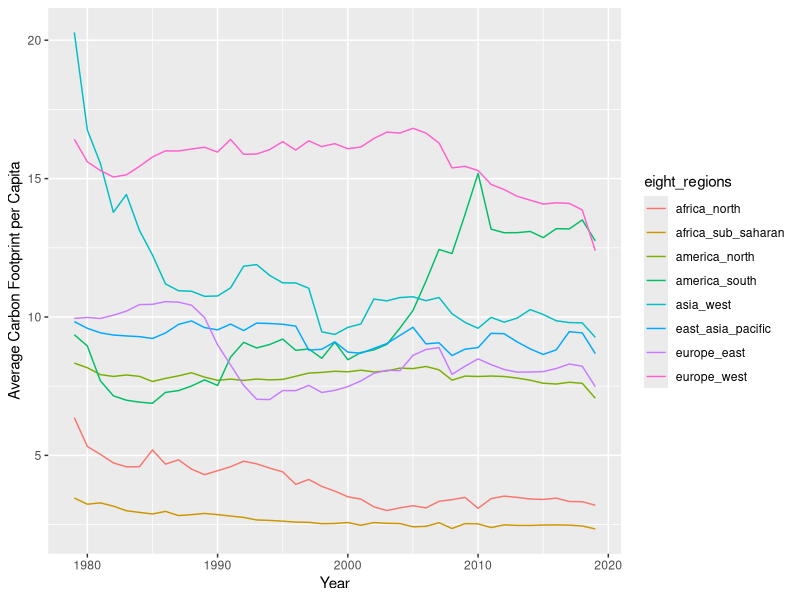
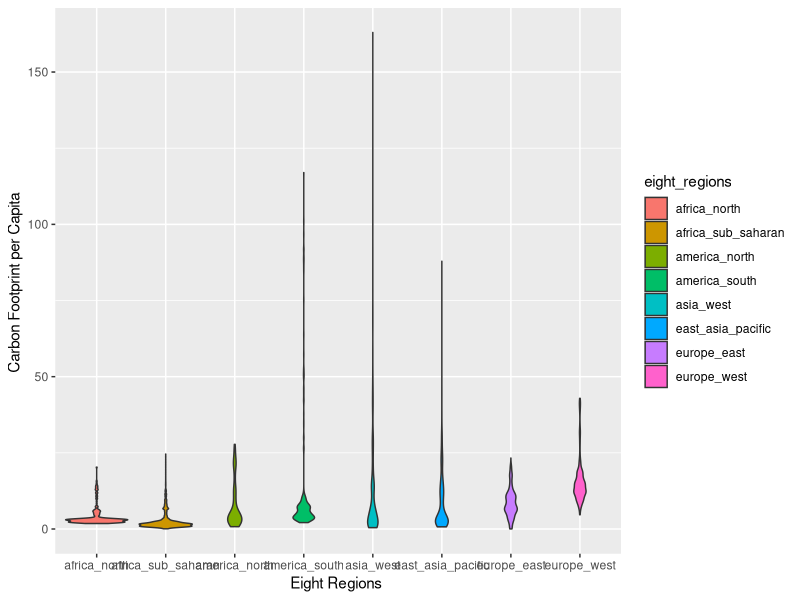
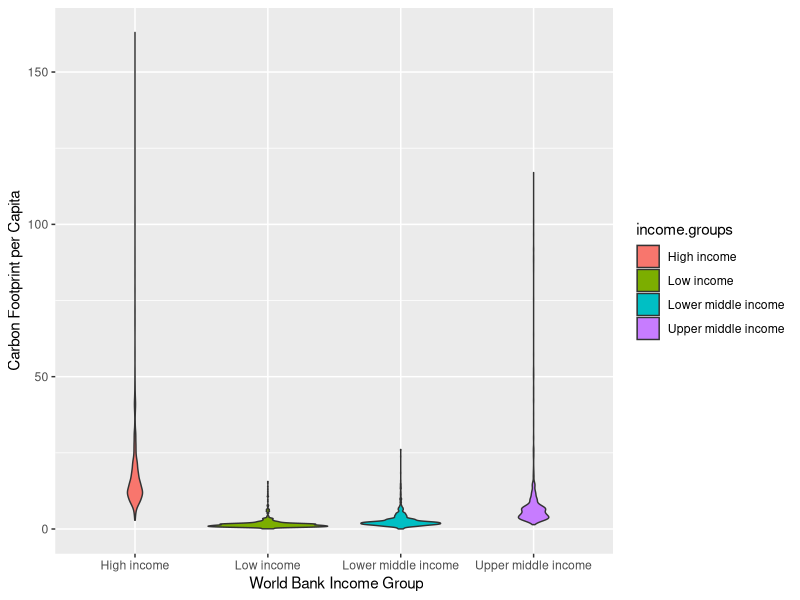
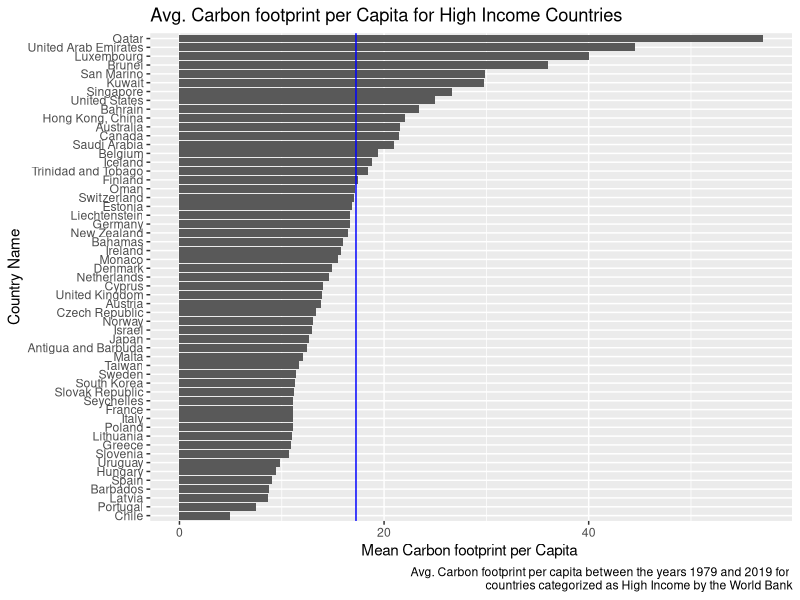
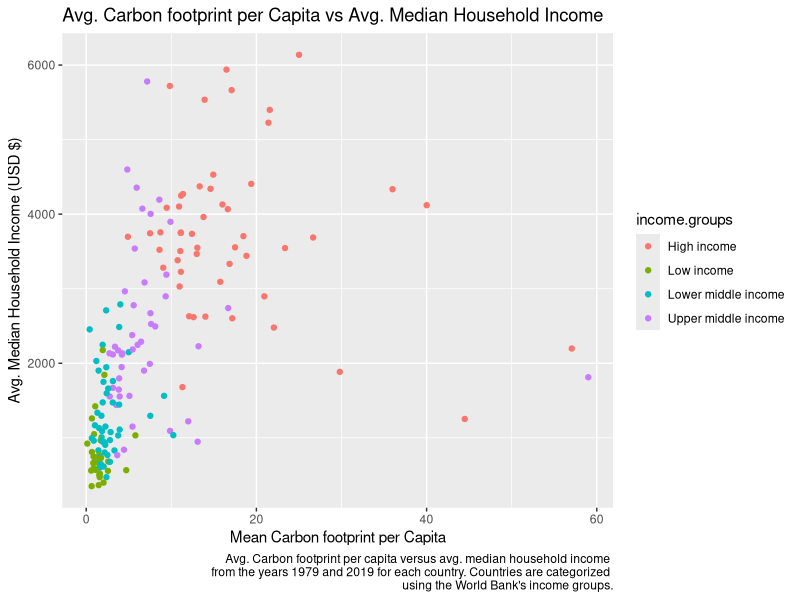
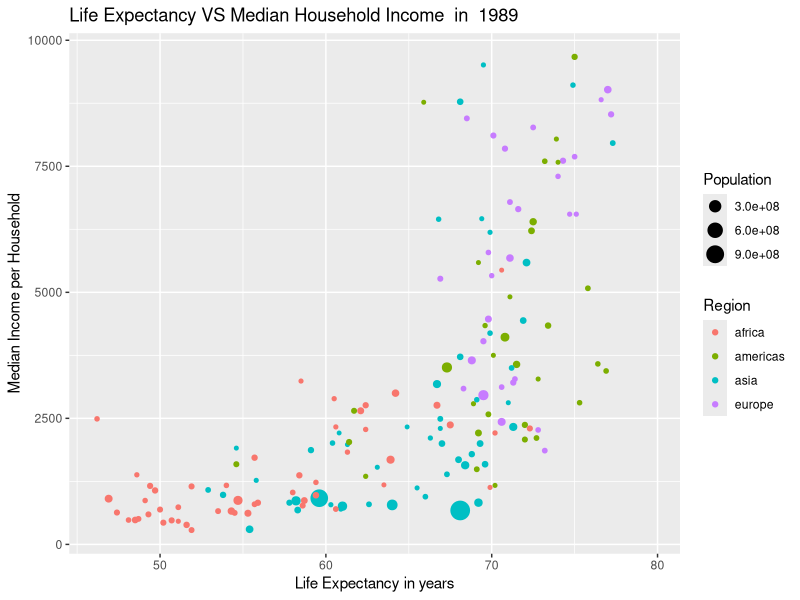

The R source for these figures, in order: (Note: this script raises an error after producing the figures.)
#Pritika Vipin
#pvipin23@uw.edu
# asked about warning messages that came up for a error
# that kept coming up creating high_inc dataframe
# with Scott Mcdaniel

#all library statements must be at the top of the page!
library(dplyr)
library(stringr)
library(ggplot2)
library(testthat)



# Overview ---------------------------------------------------------------------

# Homework 4: Climate Change Analysis
# Before you begin, make sure you read and understand the assignment description
# on canvas first! This assignment will not make sense otherwise. 
# For each question/prompt, write the necessary code to calculate the answer.
# For grading, it's important that you store your answers in the variable names
# listed with each question in `backtics`. Make sure you DO NOT hardcode values
# unless specified to do so in the instructions! 
# BEFORE YOU SUBMIT YOUR ASSIGNMENT, MAKE SURE YOU COMMENT OUT ANY PLOT() STATEMENTS

# Loads in your datasets
country_df <- read.csv("country_data.csv") #DO NOT CHANGE!
geo_df <- read.csv("geographies.csv") #DO NOT CHANGE!

# Data Wrangling and Cleaning  -------------------------------------------------
#
# Like with the last homework, this assignment asks you to work with two related
# datasets. Before you can visualize any patterns in the dataset, you'll first 
# need to properly join the two datasets into one.
#
# ------------------------------------------------------------------------------

# First, merge your two dataframes using a left join on the geo_df with the 
# country_df and store the combined dataframe into a variable `df`. You need to 
# join based on the names of the countries. 
#1
df <- left_join(geo_df, country_df, by = c("name" = "country"))

# Let's clean-up some potential data problems in your merged `df`. One problem 
# you may have noticed in this dataset is that the datatype for the Population 
# column is "character" (also known as a "String datatype"). Before we can 
# visualize the data, you'll need to convert the Population column to a numeric 
# type and store this new value into a column in your `df` called `pop_fix`.
# HINT 1 - First figure out how to remove the "M", "k", or "B" character from population 
# values, then figure out how to transform the values into numbers, and then 
# multiply each value by the correct amount. You need to keep track of the units! 
# Populations with the B character need to be multiplied by 1000000000; the ones
# with the M character need to be multiplied by 1000000 and k need to be 
# multiplied by 1000. 
# HINT 2 - The as.numeric function in R can help you transform strings into numbers! 
#2 
clean_population <- function(population){
  if (is.na(population)) {
    return (NA)
  } else if (str_detect(population, "B")){
    return(as.numeric(str_replace(population, "B", "")) * 1000000000)
  }  else if (str_detect(population, "M")){
    return(as.numeric(str_replace(population, "M", "")) * 1000000)
  } else if (str_detect(population, "k")){
    return(as.numeric(str_replace(population, "k", "")) * 1000)
  } else{
    return(as.numeric(population))
  }
}
df$pop_fix <- sapply(df$Population, clean_population)
# Examining Trends in Carbon Footprint  ----------------------------------------
#
# In this section, you'll be examining trends in cabon footprint across different
# parts of the world. Before you begin this section, make sure you understand 
# how to use the "group_by" and "summarize" methods!
#
# ------------------------------------------------------------------------------

# Create a new dataframe `yr_region_df` that stores the MEAN carbon footperint 
# per capita PER EACH YEAR across each of the eight regions in the world. Note, 
# this question is asking you to create an aggregated view of your dataset based 
# on year and the eight regions. The aggregated dataframe  (i.e. region_df) should have three coloumns: 
# Year, eight_regions, and avg_carbon
yr_region_df <- summarise(group_by(df, Year, eight_regions),
                          avg_carbon = mean(Carbon_Footprint_percapita, na.rm = TRUE))

# Once you have created your `yr_region_df`, remove any rows from this dataframe
# that contain data from any year before 1979 and/or have an NA value for one of
# the eight regions. Your `yr_region_df` after this step should now have only 328 rows.
yr_region_df <- filter(yr_region_df, Year >= 1979, !is.na(eight_regions))
#print(nrow(yr_region_df))

# Create a variable called `carbon_em_lineplot` that stores a ggplot lineplot 
# showing the average carbon emissions overtime per each of the eight regions. 
# You should use the `region_df` you created in the two steps earlier. 
# The lineplot should have the following characteristics: 
#   x axis & Label: Year  
#   y axis & Label: Average Carbon Footprint per Capita  
#   line color should be determined based on which of the eight regions the 
#     country belongs to.
#   Legend: Eight Regions
# Your plot must have proper axes labels and must have proper legend labels! 
# Do not use default labels! 
carbon_em_lineplot <- ggplot(yr_region_df, aes(x = Year, y = avg_carbon, color = eight_regions)) +
  geom_line() +
  labs(x = "Year", y = "Average Carbon Footprint per Capita")
plot(carbon_em_lineplot)


# Now let's examine the distribution of Carbon Footprint Per Capita across each 
# of the eight world regions. Create a variable called `carb_em_region` that
# stores a ggplot violinplot showing the distribution of carbon emissions per each
# of the eight regions (NOTE: You should NOT use the `yr_region_df` to answer 
# this question).  
# The violinplot should have the following characteristics: 
#   x axis & label: Eight Regions 
#   y axis & label: Carbon Footprint per Capita  
#   fill color should be determined based on which of the eight regions the 
#   country belongs to 
# Your plot must have proper axes labels and must have proper legend labels! 
# Do not use default labels! 
carb_em_region <- ggplot(df, aes(x = eight_regions, y = Carbon_Footprint_percapita, fill = eight_regions)) +
  geom_violin() +
  labs(x = "Eight Regions ", y = "Carbon Footprint per Capita ")
plot(carb_em_region)


# Digging into Carbon Footprint Inequalities -----------------------------------
#
# In this section, you now be digging further into the inequalities in carbon 
# footprint across different parts of the world. 
#
# ------------------------------------------------------------------------------

# let's examine the distribution of Carbon Footprint Per Capita across each 
# of the four income groups. Create a variable called `carb_em_inc` that
# stores a ggplot violinplot that has the following characteristics: 
#   x axis & label: World Bank Income Group 
#   y axis & label: Carbon Footprint per Capita  
#   fill color should be determined based on which of the four income groups 
#     the country belongs to 
# Your plot must have proper axes labels and must have proper legend labels! 
# Do not use default labels! 
carb_em_inc <- ggplot(df, aes(x= income.groups, y = Carbon_Footprint_percapita, fill = income.groups)) +
  geom_violin() +
  labs(x = " World Bank Income Group", y = "Carbon Footprint per Capita")  
  
 
  ggtitle("Distribution of Carbon Footprint Per Capita across each 
 of the four income groups") 
  plot(carb_em_inc)


  
# Create a new dataframe `high_inc` that stores the MEAN carbon footprint 
# per capita for each of the "High Income" countries. Note, this question is asking you to 
# create an aggregated view of your dataset per each country. 
# The aggregated dataframe  (i.e. high_inc) should have atleast two columns:
# name, avg_carb


  high_inc <- summarize(group_by(df, name,  income.groups), avg_carb  = mean(Carbon_Footprint_percapita, na.rm = TRUE))
  high_inc <- filter(high_inc, income.groups == "High income")

 
  
# Finally, remove any rows from your `high_inc` where the avg_carb value is NaN or NA.
# your `high_inc` dataframe should now only have 55 countries. 
    high_inc <-filter(high_inc, !is.na(avg_carb))
  print(nrow(high_inc))

# Create a variable called `high_inc_barplot` that stores a ggplot barplot 
# showing the average carbon emissions per each country for only the high income
# countries. You should use the `high_inc` dataframe you created earlier. 
# The barplot should have the following characteristics: 
#   x axis & Label: Mean Carbon footprint per Capita 
#   y axis & Label: Country Name
#   Title: "Avg. Carbon footprint per Capita for High Income Countries"
#   Caption: "Avg. Carbon footprint per capita between the years 1979 and 2019 for 
#     countries categorized as High Income by the World Bank" 
#   Flipped Coordinates (i.e make a horizontal barchart not a vertical bar chart)
#   hline: Add a blue line to the chart indicating the mean value. 
#   Bars should be ordered from largest mean carbon footprint to smallest 
#     (i.e. Qatar should be on top and Chile last) 
# Your plot must have proper axes labels and must have proper legend labels! 
# Do not use default labels! 

high_inc_barplot <- ggplot(high_inc, aes(x= avg_carb, y = reorder(name, avg_carb))) +
  geom_col() +
  labs(x = "Mean Carbon footprint per Capita ", y = "Country Name") +
  ggtitle("Avg. Carbon footprint per Capita for High Income Countries") +
  geom_vline(xintercept = mean(high_inc$avg_carb, na.rm = TRUE), color = "blue", linetype = "solid") +
  labs(caption = "Avg. Carbon footprint per capita between the years 1979 and 2019 for 
    countries categorized as High Income by the World Bank")
plot(high_inc_barplot)

# Create a dataframe called `per_country_df` that stores the MEAN carbon footprint 
# per capita and the MEAN of the median household income for each country in the dataset. 
# Note, this question is asking you to create an aggregated view of your dataset 
# per each country (and yes, you will be taking the mean of a column that stores
# a median value). Your aggregated dataframe (i.e. per_country_df) should 
# have atleast 3 columns: name, avg_carb, avg_household_inc


per_country_df <- aggregate(df[, c("Carbon_Footprint_percapita", "median_income_perhousehold")], by = list(df$name), FUN = mean, na.rm = TRUE)
colnames(per_country_df) <- c("name", "avg_carb", "avg_household_inc")

# We will also eventually need information on the income group for each country. 
# To add this information to your `per_country_df` dataframe, you'll want to 
# merge/join your `per_country_df` with the earlier `geo_df`. Store your merged 
# results into the variable `per_country_df`. 

per_country_df <- left_join(per_country_df, geo_df, by = "name")
head(per_country_df)
# Now using your `per_country_df`, lets examine the relationship between 
# MEAN carbon foootprint per capita and the MEAN median household income for 
# each country in the dataset. We will also want to examine how this relationship
# is impacted by the income groups of each country. To do this, create a variable 
# called `carb_inc_scatter` that stores a ggplot scatterplot showing the average 
# carbon footprint vs the average household per each country. 
# The scatterplot should have the following characteristics: 
#   x axis & Label: Mean Carbon footprint per Capita 
#   y axis & Label: Avg. Median Household Income (USD $)
#   circle color should be determined based on which of the four income groups the 
#     country belongs to (i.e. "High income", "Upper middle income", 
#     "Lower middle income", or "Low income")
#   Title: "Avg. Carbon footprint per Capita vs Avg. Median Household Income"
#   Caption: "Avg. Carbon footprint per capita versus avg. median household income 
#     from the years 1979 and 2019 for each country. Countries are categorized 
#     using the World Bank's income groups." 
# Your plot must have proper axes labels and must have proper legend labels! 
# Do not use default labels! 

carb_inc_scatter <- ggplot(per_country_df, aes(x=avg_carb, y = avg_household_inc, color = income.groups)) + 
  geom_point() +
  ggtitle("Avg. Carbon footprint per Capita vs Avg. Median Household Income") +
  labs(x = "Mean Carbon footprint per Capita", y = "Avg. Median Household Income (USD $)" , 
  caption = "Avg. Carbon footprint per capita versus avg. median household income 
     from the years 1979 and 2019 for each country. Countries are categorized 
     using the World Bank's income groups.")
  plot(carb_inc_scatter)


# Examining Median Household Income --------------------------------------------
#
# In this section, you now create a function to help provide context for some of
# your earlier plots. This function will help you Examine median household 
# income versus life expectancy overtime. 
#
# ------------------------------------------------------------------------------

# Fill out the following function called `le_vs_mhinc_plot` that given a numeric 
# year, returns a scatterplot. The scatterplot your function creates should have 
# the following characteristics: 
#   x axis & Label: Life Expectancy in years 
#   y axis: Median Income per Household 
#   circle size should be proportional to each country's population
#   circle color should be determined based on which of the four regions the 
#     country belongs to 
#   Title of the plot should read "Life Expectancy VS Median Household Income 
#     in <YR>" where <YR> is the year specified by the user. 
# your plot must have proper axes labels and must have proper legend labels! 
# Do not use default labels! 

le_vs_mhinc_plot <- function(yr){
  year_data <- filter(df, Year == yr)
  plot <- ggplot(data = year_data, aes(x = life_expectancy_years, y = median_income_perhousehold, color = four_regions, size = pop_fix)) +
  geom_point() +
  labs(title = paste("Life Expectancy VS Median Household Income  in " , yr), x = "Life Expectancy in years", y = "Median Income per Household", color = "Region", size = "Population") 
  return(plot)
}
plot(le_vs_mhinc_plot(1989)) 

# When you are complete with you code, add your variables to the report.Rmd file
# and follow the instructions to generate your report. 

#To run the test file, uncomment the line below before running source. 
test_file("hw4_test.R")
